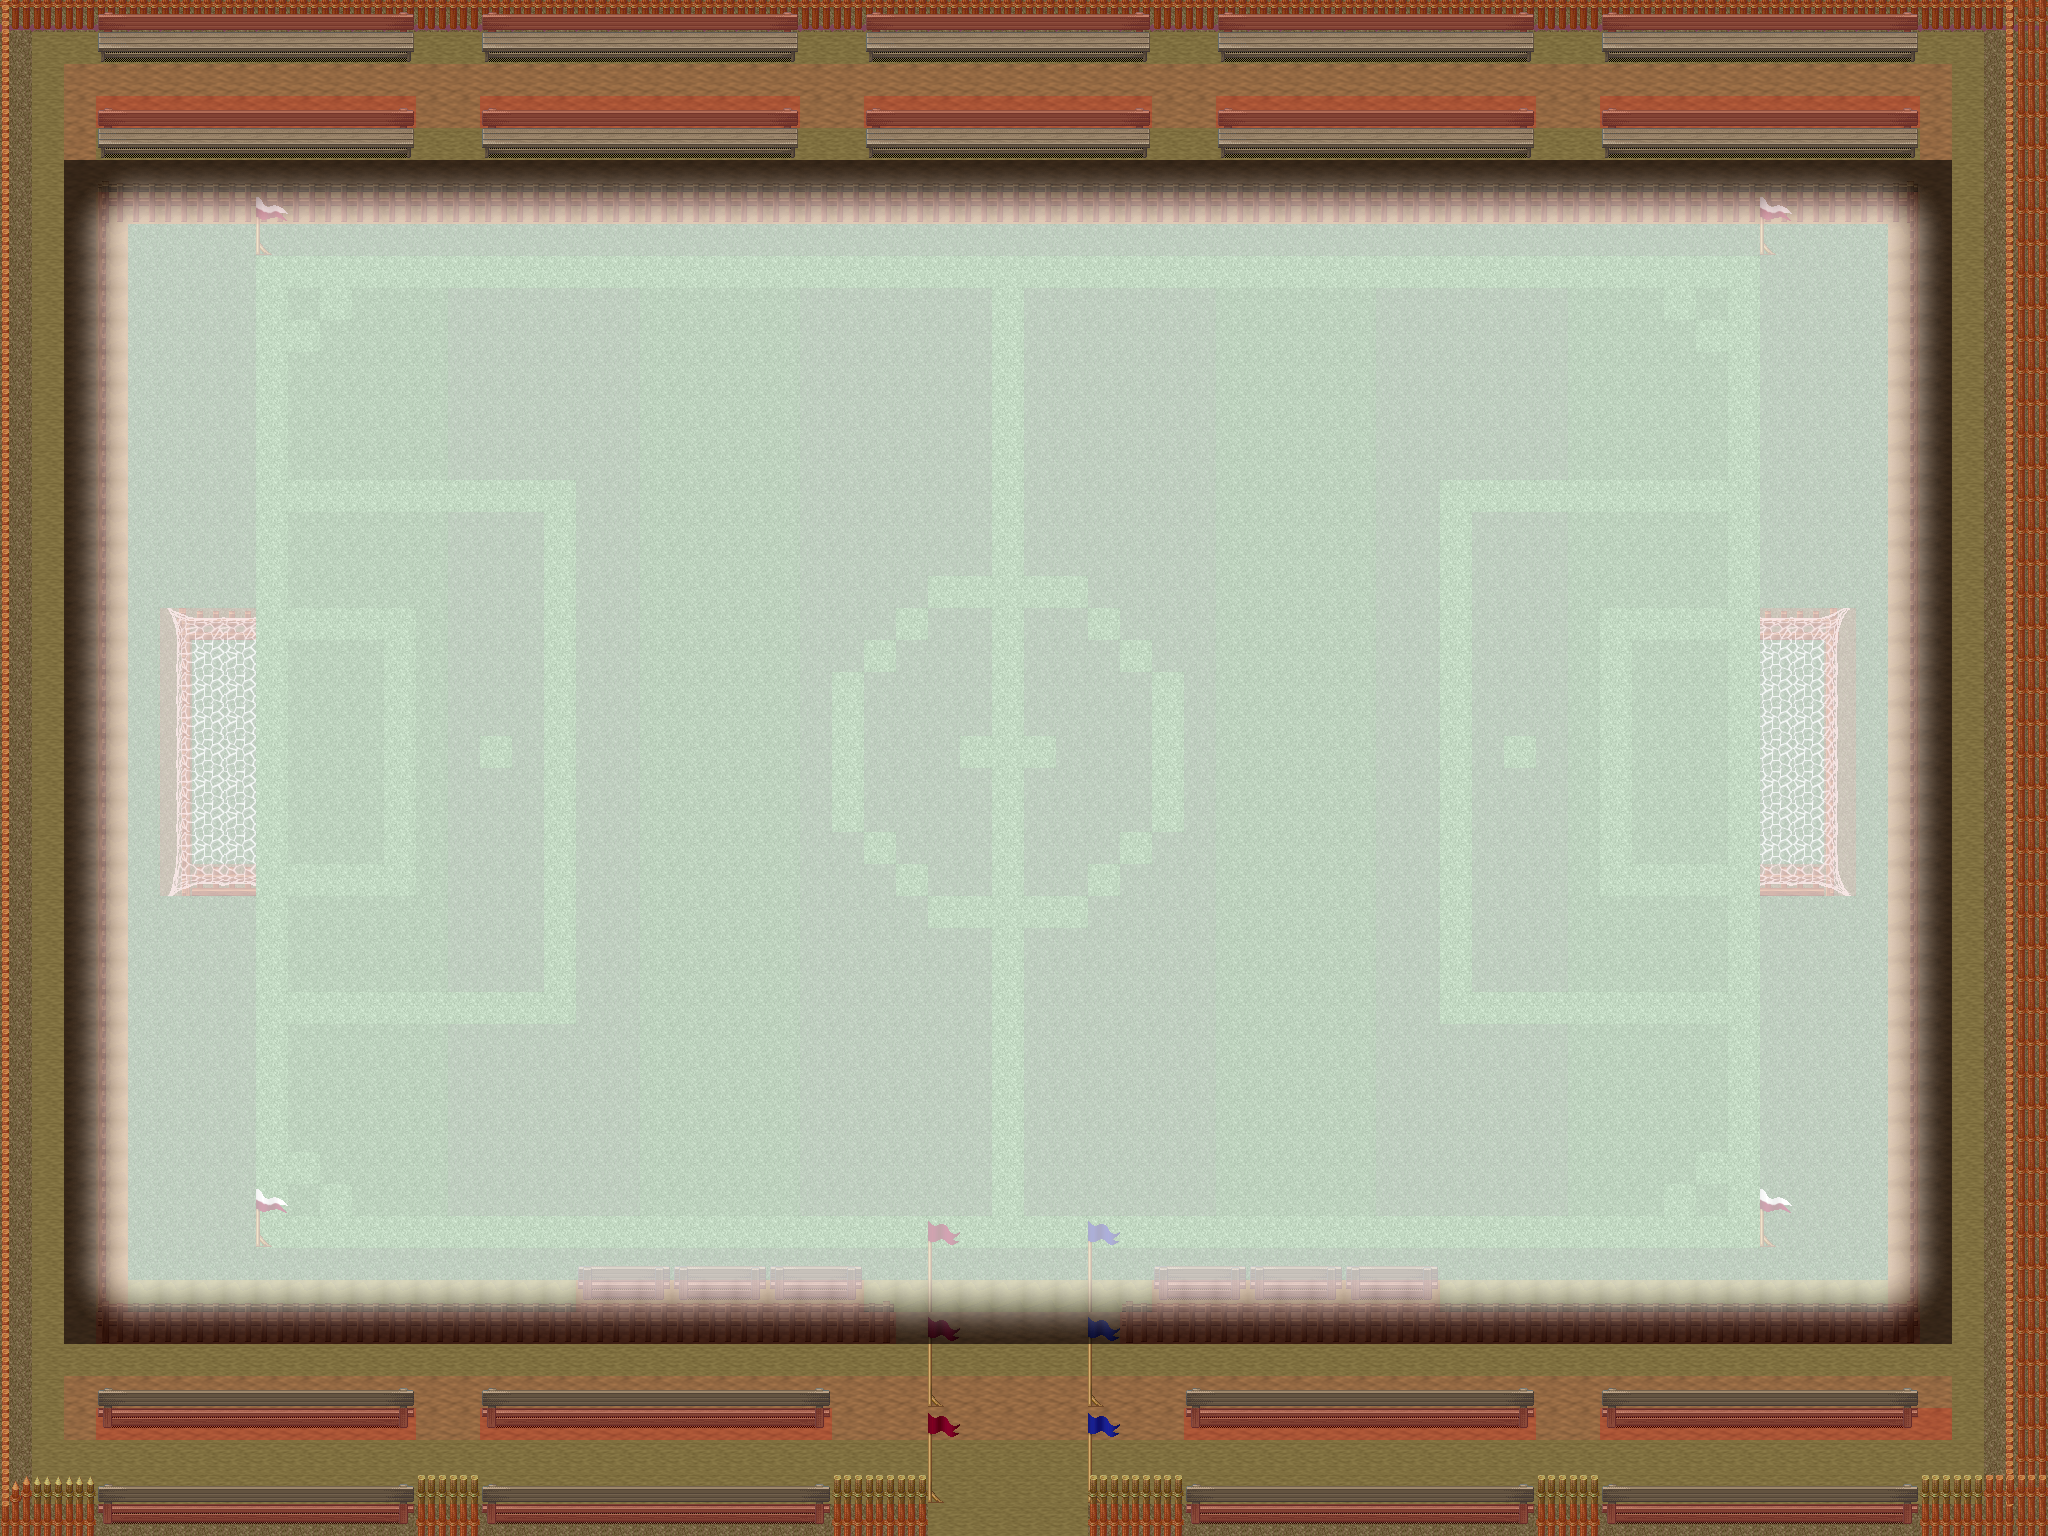

Tiled map render using the project's own tile images. Description and the map definition, with tile-layer contents summarised, below:
An orthogonal 64x48 tile map with 32x32 px tiles, 9 tile layers (0_floor, 1_terrain, 2_object, 3_roof, ...), 1 hidden layer not drawn, 9 tilesets.

<map version="1.2" tiledversion="1.2.0" orientation="orthogonal" renderorder="right-down" width="64" height="48" tilewidth="32" tileheight="32" infinite="0" nextlayerid="11" nextobjectid="1">
 <tileset firstgid="1" name="ground" tilewidth="32" tileheight="32" tilecount="33" columns="3">
  <image source="../../tileset/ground/ground.png" trans="ffffff" width="96" height="352" />
 </tileset>
 <tileset firstgid="34" name="siatka" tilewidth="32" tileheight="32" tilecount="9" columns="3">
  <image source="../../tileset/object/trellis_small.png" width="96" height="96" />
 </tileset>
 <tileset firstgid="43" name="bramka" tilewidth="32" tileheight="32" tilecount="42" columns="7">
  <image source="../../tileset/building/fence/wooden_brown_fence.png" width="224" height="192" />
 </tileset>
 <tileset firstgid="85" name="collision" tilewidth="32" tileheight="32" tilecount="1" columns="1">
  <image source="../../tileset/logic/collision.png" width="32" height="32" />
 </tileset>
 <tileset firstgid="86" name="flaga" tilewidth="32" tileheight="32" tilecount="36" columns="3">
  <image source="../../tileset/pol/wyposazenie/flagi.png" width="96" height="384" />
 </tileset>
 <tileset firstgid="122" name="trybuny" tilewidth="32" tileheight="32" tilecount="12" columns="3">
  <image source="../../tileset/pol/wyposazenie/lawki_krzesla/lawka_ciemna.png" width="96" height="128" />
 </tileset>
 <tileset firstgid="134" name="protection" tilewidth="32" tileheight="32" tilecount="2" columns="2">
  <image source="../../tileset/logic/protection.png" width="64" height="32" />
 </tileset>
 <tileset firstgid="136" name="ostro" tilewidth="32" tileheight="32" tilecount="25" columns="5">
  <image source="../../tileset/pol/ogrodzenie/ostrokol.png" width="160" height="160" />
 </tileset>
 <tileset firstgid="161" name="latarnia_blaszczysko" tilewidth="32" tileheight="32" tilecount="25" columns="5">
  <image source="../../tileset/pol/oswietlenie/latarnia_blaszczysko.png" width="160" height="160" />
 </tileset>
 <layer id="1" name="0_floor" width="64" height="48">
  <data>[3072 cells, 3072 non-empty, 6 distinct tile ids]</data>
 </layer>
 <layer id="2" name="1_terrain" width="64" height="48">
  <data>[3072 cells, 124 non-empty, 4 distinct tile ids]</data>
 </layer>
 <layer id="3" name="2_object" width="64" height="48">
  <data>[3072 cells, 499 non-empty, 22 distinct tile ids]</data>
 </layer>
 <layer id="4" name="3_roof" width="64" height="48">
  <data>[3072 cells, 377 non-empty, 33 distinct tile ids]</data>
 </layer>
 <layer id="5" name="4_roof_add" width="64" height="48">
  <data>[3072 cells, 29 non-empty, 4 distinct tile ids]</data>
 </layer>
 <layer id="6" name="objects" width="64" height="48">
  <data>[3072 cells, 0 non-empty, 0 distinct tile ids]</data>
 </layer>
 <layer id="7" name="collision" width="64" height="48" opacity="0.2">
  <data>[3072 cells, 572 non-empty, 1 distinct tile ids]</data>
 </layer>
 <layer id="8" name="protection" width="64" height="48" visible="0">
  <data>[3072 cells, 3072 non-empty, 1 distinct tile ids]</data>
 </layer>
 <layer id="9" name="blend_ground" width="64" height="48" opacity="0.4">
  <data>[3072 cells, 2183 non-empty, 25 distinct tile ids]</data>
 </layer>
 <layer id="10" name="blend_roof" width="64" height="48" opacity="0.4">
  <data>[3072 cells, 2183 non-empty, 25 distinct tile ids]</data>
 </layer>
</map>
